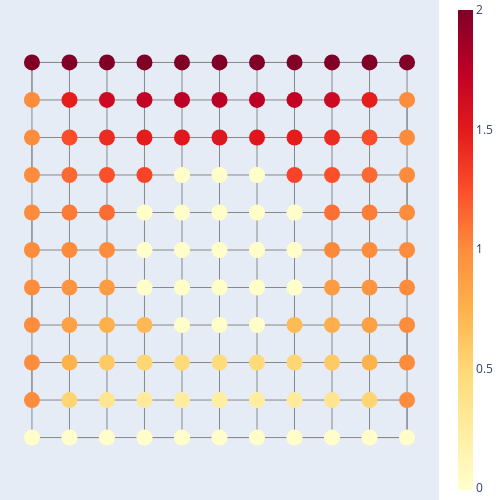

This figure's notebook cell:
### Markdown cell above
Using both setups we demonstrate cloaking. Additionally, we state the relative errors from the deterministic potential theoretic cloak.

### Code cell
# Potential theory cloaking 
Random.seed!(3)
ps = setdiff(lat_data.V,lat_data.Ω); ms = lat_data.∂Ω ∪ lat_data.Ω; bs= lat_data.∂Ω
wm = (-RWC.SLP_noG(ms,bs,lat_data)+RWC.DLP_noG(ms,bs,lat_data))*u
wp = (RWC.SLP_noG(ps,bs,lat_data)-RWC.DLP_noG(ps,bs,lat_data))*u
Nrel = 100000
u_stochastic_plus = RWC.stochastic_rep(defect_data,Nrel,-wp)
u_stochastic_minus = RWC.stochastic_rep(defect_data,Nrel,-wm)

SLP_plus = RWC.SLP(ps,bs,lat_data)
DLP_plus = RWC.DLP(ps ,bs,lat_data)
u_rec_plus = ((SLP_plus-DLP_plus)*u)

#Plus reproduction
u_a = u-u_rec_plus
u_p = u_defect+u_stochastic_plus

println("relative error = ",100*norm(u_a-u_p)/norm(u_a)," %")

RWC.plot_lat_function(lat_data,u_p)

### Figure 1 — Plotly figure (JSON) as saved in the notebook; plotly's stock layout.template omitted (floating-point values rounded to 4 significant figures)
{"data": [{"line": {"color": "#888", "width": 1}, "mode": "lines", "type": "scatter", "x": [1, 2, 3, 4, 5, 6, 7, 8, 9, 10, 11, 11, 10, 9, 8, 7, 6, 5, 4, 3, 2, 1, 1, 2, 3, 4, 5, 6, 7, 8, 9, 10, 11, 11, 10, 9, 8, 7, 6, 5, 4, 3, 2, 1, 1, 2, 3, 4, 5, 6, 7, 8, 9, 10, 11, 11, 10, 9, 8, 7, 6, 5, 4, 3, 2, 1, 1, 2, 3, 4, 5, 6, 7, 8, 9, 10, 11, 11, 10, 9, 8, 7, 6, 5, 4, 3, 2, 1, 1, 2, 3, 4, 5, 6, 7, 8, 9, 10, 11, 11, 10, 9, 8, 7, 6, 5, 4, 3, 2, 1, 1, 2, 3, 4, 5, 6, 7, 8, 9, 10, 11], "y": [1, 1, 1, 1, 1, 1, 1, 1, 1, 1, 1, 2, 2, 2, 2, 2, 2, 2, 2, 2, 2, 2, 3, 3, 3, 3, 3, 3, 3, 3, 3, 3, 3, 4, 4, 4, 4, 4, 4, 4, 4, 4, 4, 4, 5, 5, 5, 5, 5, 5, 5, 5, 5, 5, 5, 6, 6, 6, 6, 6, 6, 6, 6, 6, 6, 6, 7, 7, 7, 7, 7, 7, 7, 7, 7, 7, 7, 8, 8, 8, 8, 8, 8, 8, 8, 8, 8, 8, 9, 9, 9, 9, 9, 9, 9, 9, 9, 9, 9, 10, 10, 10, 10, 10, 10, 10, 10, 10, 10, 10, 11, 11, 11, 11, 11, 11, 11, 11, 11, 11, 11]}, {"line": {"color": "#888", "width": 1}, "mode": "lines", "type": "scatter", "x": [1, 1, 1, 1, 1, 1, 1, 1, 1, 1, 1, 2, 2, 2, 2, 2, 2, 2, 2, 2, 2, 2, 3, 3, 3, 3, 3, 3, 3, 3, 3, 3, 3, 4, 4, 4, 4, 4, 4, 4, 4, 4, 4, 4, 5, 5, 5, 5, 5, 5, 5, 5, 5, 5, 5, 6, 6, 6, 6, 6, 6, 6, 6, 6, 6, 6, 7, 7, 7, 7, 7, 7, 7, 7, 7, 7, 7, 8, 8, 8, 8, 8, 8, 8, 8, 8, 8, 8, 9, 9, 9, 9, 9, 9, 9, 9, 9, 9, 9, 10, 10, 10, 10, 10, 10, 10, 10, 10, 10, 10, 11, 11, 11, 11, 11, 11, 11, 11, 11, 11, 11], "y": [1, 2, 3, 4, 5, 6, 7, 8, 9, 10, 11, 11, 10, 9, 8, 7, 6, 5, 4, 3, 2, 1, 1, 2, 3, 4, 5, 6, 7, 8, 9, 10, 11, 11, 10, 9, 8, 7, 6, 5, 4, 3, 2, 1, 1, 2, 3, 4, 5, 6, 7, 8, 9, 10, 11, 11, 10, 9, 8, 7, 6, 5, 4, 3, 2, 1, 1, 2, 3, 4, 5, 6, 7, 8, 9, 10, 11, 11, 10, 9, 8, 7, 6, 5, 4, 3, 2, 1, 1, 2, 3, 4, 5, 6, 7, 8, 9, 10, 11, 11, 10, 9, 8, 7, 6, 5, 4, 3, 2, 1, 1, 2, 3, 4, 5, 6, 7, 8, 9, 10, 11]}, {"marker": {"color": [0, 0, 0, 0, 0, 0, 0, 0, 0, 0, 0, 1, 0.5209, 0.346, 0.2733, 0.244, 0.2398, 0.2469, 0.2753, 0.3469, 0.5217, 1, 1, 0.7443, 0.5932, 0.5075, 0.4694, 0.4634, 0.4703, 0.5077, 0.59, 0.7419, 1, 1, 0.8631, 0.7635, 0.6945, 0.002617, 0.009944, 0.006041, 0.6965, 0.7571, 0.8596, 1, 1, 0.9391, 0.894, 0.0055, 0.006427, 0.01035, 0.007416, -0.002806, 0.884, 0.941, 1, 1, 1.002, 1.009, 0.006588, 0.0003723, 0, 0.003323, -0.005451, 0.9934, 1.002, 1, 1, 1.066, 1.121, 0.003889, 0.00305, 0.01047, 0.01089, 0.002764, 1.116, 1.063, 1, 1, 1.14, 1.243, 1.301, -0.008608, -0.0006484, 0.0008809, 1.3, 1.244, 1.138, 1, 1, 1.257, 1.412, 1.489, 1.519, 1.533, 1.523, 1.489, 1.411, 1.254, 1, 1, 1.478, 1.653, 1.725, 1.752, 1.755, 1.747, 1.717, 1.652, 1.478, 1, 2, 2, 2, 2, 2, 2, 2, 2, 2, 2, 2], "colorbar": {"thickness": 15}, "colorscale": [[0, "#FFFFCC"], [0.125, "#FFEDA0"], [0.25, "#FED976"], [0.375, "#FEB24C"], [0.5, "#FD8D3C"], [0.625, "#FC4E2A"], [0.75, "#E31A1C"], [0.875, "#BD0026"], [1, "#800026"]], "showscale": true, "size": 16}, "mode": "markers", "text": ["Net particle charge: 0.0", "Net particle charge: 0.0", "Net particle charge: 0.0", "Net particle charge: 0.0", "Net particle charge: 0.0", "Net particle charge: 0.0", "Net particle charge: 0.0", "Net particle charge: 0.0", "Net particle charge: 0.0", "Net particle charge: 0.0", "Net particle charge: 0.0", "Net particle charge: 1.0", "Net particle charge: 0.52090516008961", "Net particle charge: 0.3459808231576786", "Net particle charge: 0.2733370280986665", "Net particle charge: 0.24399161105124584", "Net particle charge: 0.2398435461915175", "Net particle charge: 0.24694889222914074", "Net particle charge: 0.2752577169588877", "Net particle charge: 0.3468806459910898", "Net particle charge: 0.5217393820613984", "Net particle charge: 1.0", "Net particle charge: 1.0", "Net particle charge: 0.7442711661425794", "Net particle charge: 0.5932323845048142", "Net particle charge: 0.5074855841181235", "Net particle charge: 0.46942359817005486", "Net particle charge: 0.4633732651182879", "Net particle charge: 0.47030952834707", "Net particle charge: 0.5077065498639144", "Net particle charge: 0.5900400523311008", "Net particle charge: 0.7418552314710349", "Net particle charge: 1.0", "Net particle charge: 1.0", "Net particle charge: 0.8631434632390245", "Net particle charge: 0.7634678227685197", "Net particle charge: 0.6944636171178408", "Net particle charge: 0.0026174401108480794", "Net particle charge: 0.009943834113387118", "Net particle charge: 0.0060413655317765325", "Net particle charge: 0.6964900220285619", "Net particle charge: 0.7570981360473331", "Net particle charge: 0.8595966033852187", "Net particle charge: 1.0", "Net particle charge: 1.0", "Net particle charge: 0.9390519220599336", "Net particle charge: 0.893968142586945", "Net particle charge: 0.005500082401877715", "Net particle charge: 0.00642715940462163", "Net particle charge: 0.01034878214536139", "Net particle charge: 0.00741569344542381", "Net particle charge: -0.002806209298266915", "Net particle charge: 0.8840099174446416", "Net particle charge: 0.9410070900316139", "Net particle charge: 1.0", "Net particle charge: 1.0", "Net particle charge: 1.0016445599208146", "Net particle charge: 1.0090553140571628", "Net particle charge: 0.00658781173523737", "Net particle charge: 0.0003723444215230076", "Net particle charge: 0.0", "Net particle charge: 0.003322593260990825", "Net particle charge: -0.005450524044247396", "Net particle charge: 0.9934089369866363", "Net particle charge: 1.0019186171333976", "Net particle charge: 1.0", "Net particle charge: 1.0", "Net particle charge: 1.0658562854104459", "Net particle charge: 1.1212793489017348", "Net particle charge: 0.0038892392268836673", "Net particle charge: 0.003050363318255922", "Net particle charge: 0.01046896337183767", "Net particle charge: 0.010887177175593843", "Net particle charge: 0.0027640924293867997", "Net particle charge: 1.1163457708057791", "Net particle charge: 1.0629621302280552", "Net particle charge: 1.0", "Net particle charge: 1.0", "Net particle charge: 1.140153843026235", "Net particle charge: 1.2429279449448474", "Net particle charge: 1.300543796316465", "Net particle charge: -0.008608251079927909", "Net particle charge: -0.0006484131548083472", "Net particle charge: 0.0008809387882655617", "Net particle charge: 1.3002282443381108", "Net particle charge: 1.2443058228965758", "Net particle charge: 1.1377854673891905", "Net particle charge: 1.0", "Net particle charge: 1.0", "Net particle charge: 1.2567188526162139", "Net particle charge: 1.4118299696632204", "Net particle charge: 1.4891193299272485", "Net particle charge: 1.5193465500942724", "Net particle charge: 1.5329129188689399", "Net particle charge: 1.5234639917622694", "Net particle charge: 1.4892901162280363", "Net particle charge: 1.4114425443406509", "Net particle charge: 1.253908767684375", "Net particle charge: 1.0", "Net particle charge: 1.0", "Net particle charge: 1.4779821944494334", "Net particle charge: 1.6528878338686135", "Net particle charge: 1.7251067161275526", "Net particle charge: 1.7520059987467065", "Net particle charge: 1.7553038354356978", "Net particle charge: 1.7472066137855746", "Net particle charge: 1.7168379678839556", "Net particle charge: 1.6521541737004293", "Net particle charge: 1.4784212170057243", "Net particle charge: 1.0", "Net particle charge: 2.0", "Net particle charge: 2.0", "Net particle charge: 2.0", "Net particle charge: 2.0", "Net particle charge: 2.0", "Net particle charge: 2.0", "Net particle charge: 2.0", "Net particle charge: 2.0", "Net particle charge: 2.0", "Net particle charge: 2.0", "Net particle charge: 2.0"], "type": "scatter", "x": [1, 2, 3, 4, 5, 6, 7, 8, 9, 10, 11, 11, 10, 9, 8, 7, 6, 5, 4, 3, 2, 1, 1, 2, 3, 4, 5, 6, 7, 8, 9, 10, 11, 11, 10, 9, 8, 7, 6, 5, 4, 3, 2, 1, 1, 2, 3, 4, 5, 6, 7, 8, 9, 10, 11, 11, 10, 9, 8, 7, 6, 5, 4, 3, 2, 1, 1, 2, 3, 4, 5, 6, 7, 8, 9, 10, 11, 11, 10, 9, 8, 7, 6, 5, 4, 3, 2, 1, 1, 2, 3, 4, 5, 6, 7, 8, 9, 10, 11, 11, 10, 9, 8, 7, 6, 5, 4, 3, 2, 1, 1, 2, 3, 4, 5, 6, 7, 8, 9, 10, 11], "y": [1, 1, 1, 1, 1, 1, 1, 1, 1, 1, 1, 2, 2, 2, 2, 2, 2, 2, 2, 2, 2, 2, 3, 3, 3, 3, 3, 3, 3, 3, 3, 3, 3, 4, 4, 4, 4, 4, 4, 4, 4, 4, 4, 4, 5, 5, 5, 5, 5, 5, 5, 5, 5, 5, 5, 6, 6, 6, 6, 6, 6, 6, 6, 6, 6, 6, 7, 7, 7, 7, 7, 7, 7, 7, 7, 7, 7, 8, 8, 8, 8, 8, 8, 8, 8, 8, 8, 8, 9, 9, 9, 9, 9, 9, 9, 9, 9, 9, 9, 10, 10, 10, 10, 10, 10, 10, 10, 10, 10, 10, 11, 11, 11, 11, 11, 11, 11, 11, 11, 11, 11]}], "layout": {"height": 500, "hovermode": "closest", "margin": {"b": 0, "l": 0, "r": 0, "t": 0}, "showarrow": false, "showlegend": false, "width": 500, "xaxis": {"showgrid": false, "showticklabels": false, "zeroline": false}, "yaxis": {"scaleanchor": "x", "showgrid": false, "showticklabels": false, "zeroline": false}}}
